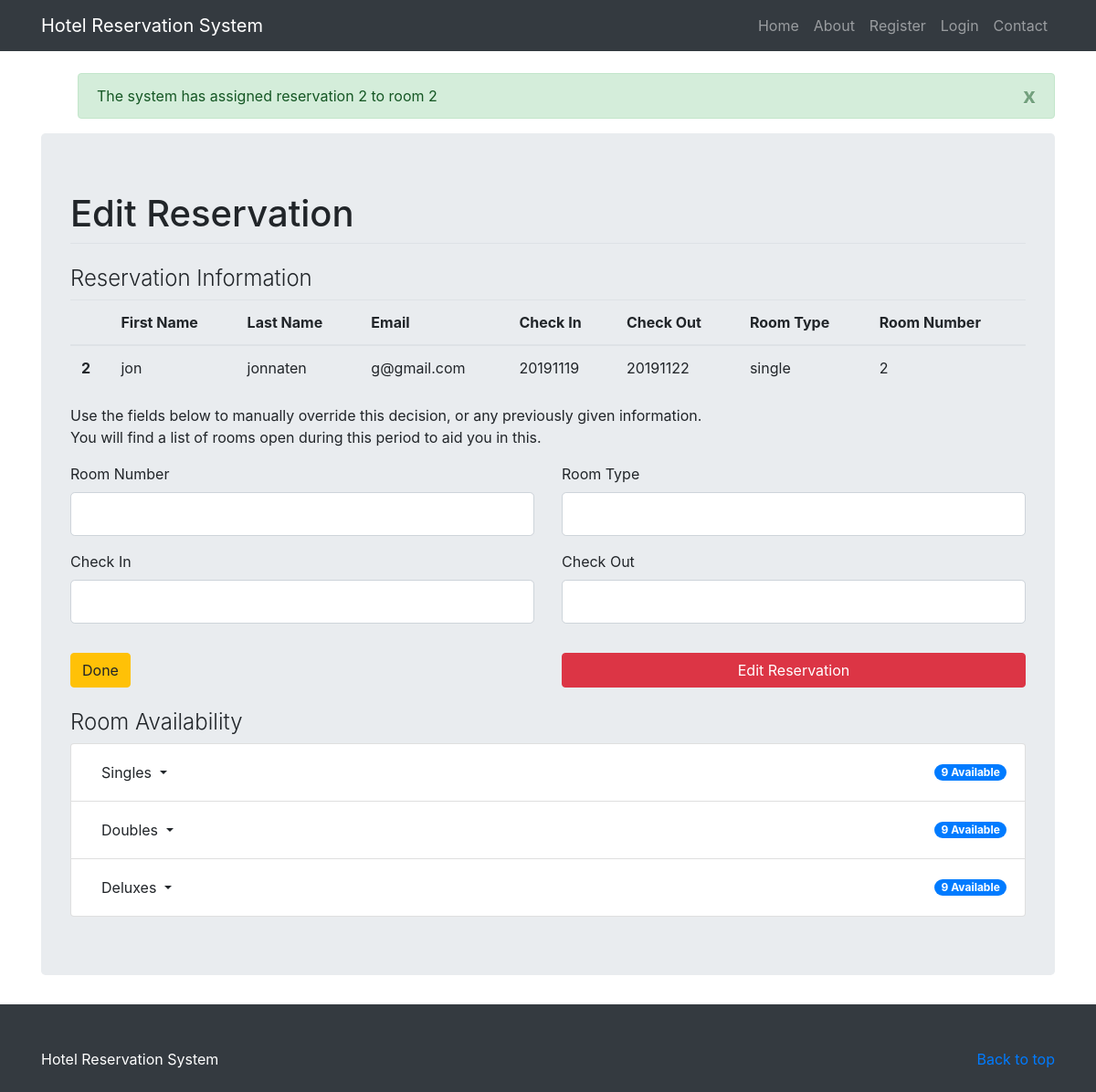
Before: /edit_reservation/2 with the older database file.
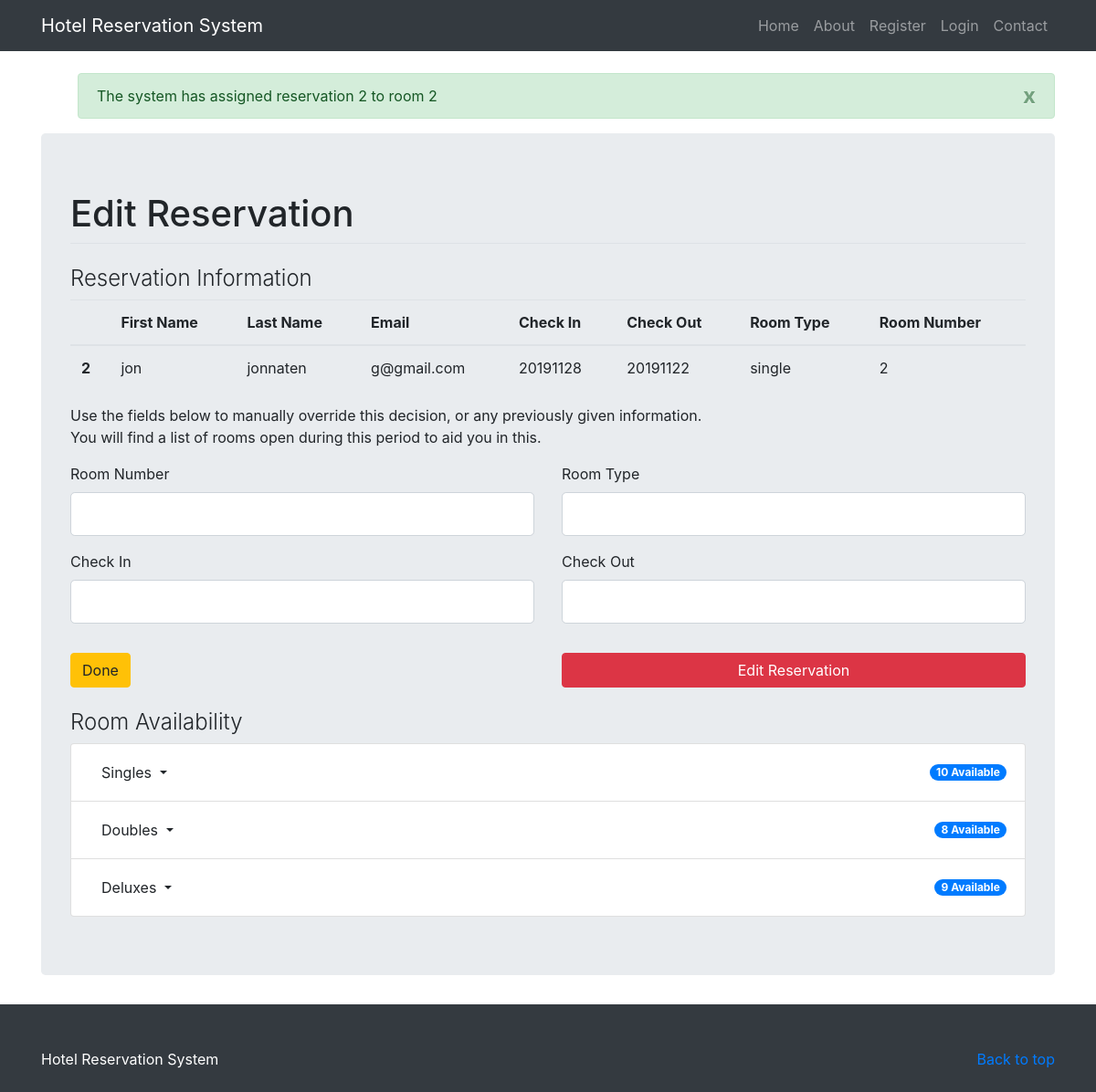
After: the same page with the newer database file.
### hotel_system/models.py (models this page shows, shortened)
class Reservation(db.Model):
    id = db.Column(db.Integer, primary_key=True)
    first_name = db.Column(db.String(120), nullable=False)
    last_name = db.Column(db.String(120), nullable=False)
    email = db.Column(db.String(120), nullable=False)
    phone = db.Column(db.String(12), nullable = False)
    date_created = db.Column(db.DateTime, nullable = False, default = datetime.utcnow)
    credit_card = db.Column(db.String(20), nullable = False)
    check_in = db.Column(db.Integer, nullable=False)
    check_out = db.Column(db.Integer, nullable=False)
    tv = db.Column(db.Boolean, nullable = False, default = False)
    wifi = db.Column(db.Boolean, nullable = False, default = False)
    pool = db.Column(db.Boolean, nullable = False, default = False)
    room_type = db.Column(db.String(6), nullable = False)
    room_num = db.Column(db.Integer)

### hotel_system/routes.py (the view, shortened to what this page needs)
@app.route('/edit_reservation/<id>', methods = ['GET', 'POST'])
def assign_room_helper(id):
    form = EditReservationForm()
    reservation = Reservation.query.filter(Reservation.id == id).first()
    num_guests = room_capacities[reservation.room_type]
    room_counts, open_rooms, room_buckets = get_availability(num_guests, reservation.check_in, reservation.check_out)
    bisect.insort(room_buckets[reservation.room_type], reservation.room_num)
    room_counts[reservation.room_type] += 1
    flash(f'The system has assigned reservation {reservation.id} to room {reservation.room_num}', 'success')
    return render_template('edit_reservation.html', form=form, res=reservation, counts=room_counts, room_buckets=room_buckets)

### hotel_system/forms.py (shortened to what this page needs)
class EditReservationForm(FlaskForm):
    room_num = IntegerField('Room Number', validators=[Optional()])
    room_type = StringField('Room Type')
    check_in = IntegerField('Check In', validators=[Optional()])
    check_out = IntegerField('Check Out', validators=[Optional()])
    submit = SubmitField('Edit Reservation')

### hotel_system/templates/edit_reservation.html (shortened to what the changed rows need)
{% extends "layout.html" %}
{% block content %}
<body>
    <main role="main">
        <div class="container"><br>
             <div class="jumbotron center">
         		<form action="" method="POST">
         			<fieldset class="form-group">
                <legend class ="border-bottom mb-4"><h1>Edit Reservation</h1></legend>
                    <table class="table table-hover">
                      <thead>
                        <tr>
                          <th scope="col"></th>
                          <th scope="col">First Name</th>
                          <th scope="col">Last Name</th>
                          <th scope="col">Email</th>
                          <th scope="col">Check In</th>
                          <th scope="col">Check Out</th>
                          <th scope="col">Room Type</th>
                          <th scope="col">Room Number</th>
                        </tr>
                      </thead>
                      <tbody>
                        <tr>
                          <th scope="row">{{ res.id }}</th>
                          <td>{{ res.first_name }}</td>
                          <td>{{ res.last_name }}</td>
                          <td>{{ res.email }}</td>
                          <td>{{ res.check_in }}</td>
                          <td>{{ res.check_out }}</td>
                          <td>{{ res.room_type }}</td>
                          <td>{{ res.room_num }}</td>
                        </tr>
                      </tbody>
                </table>
         			</fieldset>
         		</form><br>
             <ul class="list-group">
              <li class="list-group-item d-flex justify-content-between align-items-center">
                  <span class="btn-group">
                  <button type="button" class="btn btn-default dropdown-toggle" data-toggle="dropdown">
                        </button>
                    </span>
                <span class="badge badge-primary badge-pill">{{ counts['single'] }} Available</span>
              </li>
              <li class="list-group-item d-flex justify-content-between align-items-center">
                <span class="btn-group">
                  <button type="button" class="btn btn-default dropdown-toggle" data-toggle="dropdown">
                        </button>
                    </span>
                <span class="badge badge-primary badge-pill">{{ counts['double'] }} Available</span>
              </li>
            </ul>
         	</div>
        </div>
    </main>
</body>
{% endblock %}

Changed rows visible on the page:
changed Reservation "jon": check_in "20191119" → "20191128"
Other visible differences:
{{ counts['single'] }}: "9" → "10"
{{ counts['double'] }}: "9" → "8"
